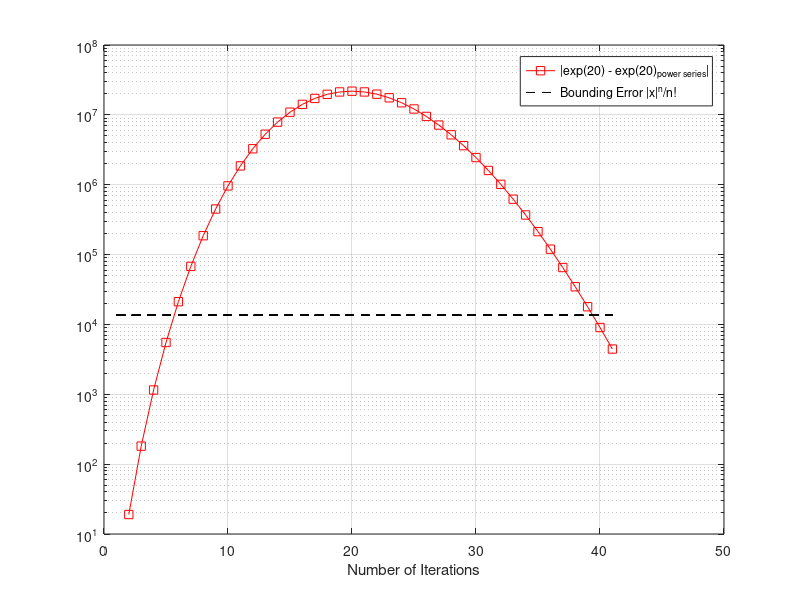
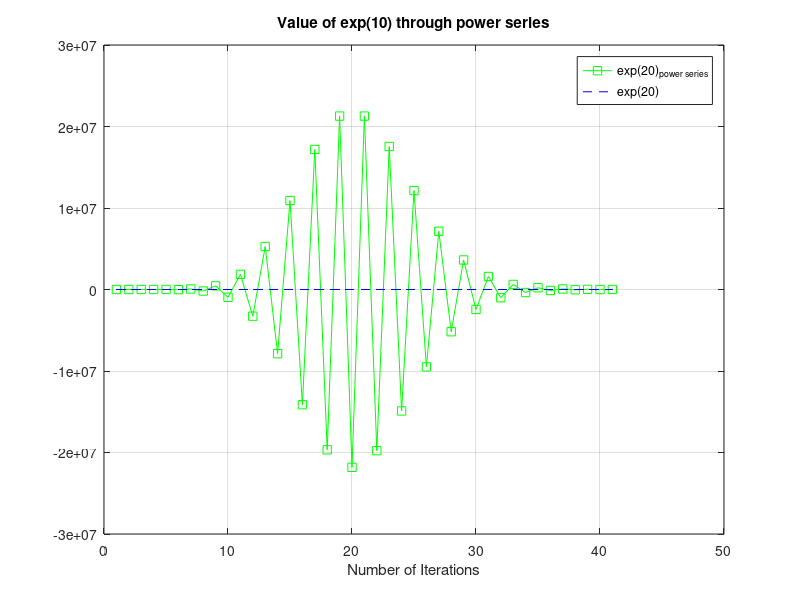

The MATLAB source for these figures, in order:

x = -20;

N = ceil(2*abs(x));

Y = zeros(N,1);
Y(1) = 1;
E = zeros(N,1);

for i = 1:N
  Y(i + 1) = Y(i) + x^i/factorial(i);
  E(i + 1) = abs(Y(i + 1) - exp(x))
end

% Calculate theoretical bounding error
be = abs(x)^N / factorial(N);

h = figure();
semilogy(1:N + 1, E, "-sr"); hold on
semilogy(1:N + 1, ones(N+ 1)*be, "--k");
grid();
%title('Error of exp(10) through power series');
%ylabel('|exp(10) - exp(10)_{power series}|');
xlabel("Number of Iterations");
legend('|exp(20) - exp(20)_{power series}|', 'Bounding Error |x|^n/n!');

set(h,'PaperSize',[5 5]);
print(h,'exp_err_plot_moins_20', '-dpdf', '-r300', '-bestfit');

h2 = figure();
plot(1:N + 1, Y, "-sg"); hold on
plot(1:N + 1, ones(N+1)*exp(x), "--b");
grid();
title('Value of exp(10) through power series');
xlabel("Number of Iterations");
legend('exp(20)_{power series}', 'exp(20)');
%tight();

set(h2,'PaperSize',[5 5]);
print(h2,'exp_plot_moins20', '-dpdf', '-r300', '-bestfit');
